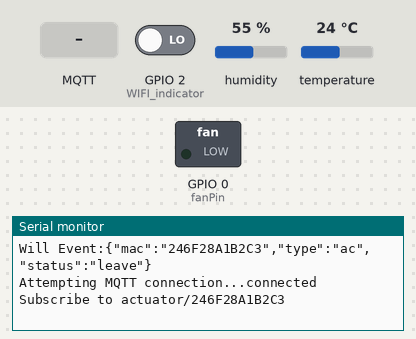
Recording of a program running on a simulated ESP8266 (NodeMCU). Parts: switched loads named in the program (green lamp = pin HIGH), the last lines printed to the serial monitor. The test bench sets the inputs (shaded band); at power-on: GPIO 2 (WIFI_indicator) LOW, humidity 55 %, temperature 24 °C. WiFi joins after 1.5 s; servers stay silent unless stated; no MQTT or app messages arrive unless stated.

Above: at 3.8 s.
3.9 s: MQTT message "on" arrives on the first subscribed topic
At 4.9 s:
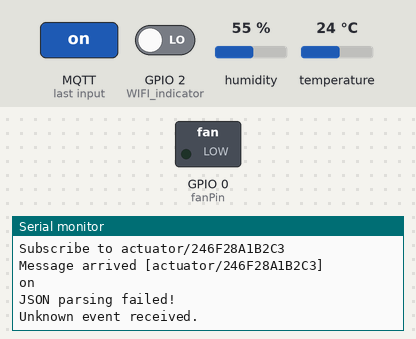
5.4 s: MQTT message "off" arrives on the first subscribed topic
At 6.2 s:
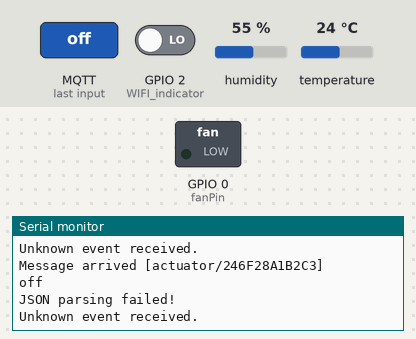

Measured:
- after the input at 3.9 s, the serial monitor: prints a new line at once (image 1)
- after the input at 5.4 s, the serial monitor: prints a new line at once (image 2)

The program:

main.cpp
```cpp
// AC_Node MAC:A0:20:A6:17:F4:25
#include <ESP8266WiFi.h>
#include <SimpleDHT.h>
#include <ESP8266WebServer.h>
#include <PubSubClient.h>
#include <ArduinoJson.h>

const char* ssid = "TP-LINK_PocketAP_287C0A";
const char* password = "";
const char* mqtt_server = "10.42.0.114"; //always this if using TPLINK

const char* NODE_NAME = "AC_NODE";

// Predefine handlers
WiFiClient espClient;
PubSubClient mqtt(espClient);
SimpleDHT11 dht11;

//Predefine pins
const int dhtPin = 5;
const int fanPin = 0;

//Predefine
String mac; //Official Arduino String Class.

char data_up_char[256];
int fanStatus = 0; // Fan is off when startup
int last_report_time = 0; //initialize last report time in millisecond

//Predefine MSG to MQTT
char JLP[32];
char SENSOR_TOPIC[32]; // Like: sensor/<macaddress>
char ACTUATOR_TOPIC[32]; // Like: sensor/<macaddress>

void connectWifi(){
  delay(1000); //debug
  Serial.print("Connecting to ");
  Serial.println(ssid);
  /* Explicitly set the ESP8266 to be a WiFi-client, otherwise, it by default,
     would try to act as both a client and an access-point and could cause
     network-issues with your other WiFi-devices on your WiFi-network. */
  WiFi.mode(WIFI_STA);
  WiFi.begin(ssid, password);

  while (WiFi.status() != WL_CONNECTED) {
    delay(200);
    digitalWrite(LED_BUILTIN, !digitalRead(BUILTIN_LED));
    Serial.print(".");
  }

  Serial.println("");
  Serial.println("WiFi connected");
  Serial.println("IP address: ");
  Serial.println(WiFi.localIP());

  mac = WiFi.macAddress();// return String
  mac.replace(String(':'), String()); // Remove All :
  String JOIN_LEAVE_TOPIC = "join_leave/"; //only be used locally
  JOIN_LEAVE_TOPIC.concat(mac);
  JOIN_LEAVE_TOPIC.toCharArray(JLP, 32);
  Serial.print("MAC address: ");
  Serial.println(mac);

  //Updating sensor and actuator topic
  String t = "sensor/";
  t.concat(mac);
  t.toCharArray(SENSOR_TOPIC, 32);

  String m = "actuator/";
  m.concat(mac);
  m.toCharArray(ACTUATOR_TOPIC, 32);
}

void reconnect() {
  // Loop until we're reconnected
  bool connect_result;

  // Prepare join event
  char join_buffer[128];
  StaticJsonBuffer<256> jsonBuffer; //only local
  JsonObject& join_event = jsonBuffer.createObject();
  join_event["mac"] = mac;
  join_event["type"] = "ac";
  join_event["status"] = "join";

  // Prepare joind and will json obj
  char will_buffer[128];
  JsonObject& will = jsonBuffer.createObject();
  will["mac"] = mac;
  will["type"] = "ac";
  will["status"] = "leave";

  will.printTo(will_buffer);
  join_event.printTo(join_buffer);

  Serial.print("Join Event:");
  Serial.println(join_buffer);

  Serial.print("Will Event:");
  Serial.println(will_buffer);

  while (!mqtt.connected()) {
    Serial.print("Attempting MQTT connection...");
    // Attempt to connect
    connect_result = mqtt.connect(NODE_NAME, JLP, 2, true, will_buffer);
    if (connect_result == true) {
      Serial.println("connected");
      // ... and subscribe to topic
      mqtt.subscribe(ACTUATOR_TOPIC);
      Serial.print("Subscribe to ");
      Serial.println(ACTUATOR_TOPIC);
      // report node join event
      mqtt.publish(JLP, join_buffer, true);
    } else {
      Serial.print("failed, rc=");
      Serial.print(mqtt.state());
      Serial.println(" try again in 5 seconds");
      // Wait 5 seconds before retrying
      delay(5000);
    }
  }
}

void onMsg(char* topic, byte* payload, unsigned int length) { //only command msg, like whoru, or settemperature
  Serial.print("Message arrived [");
  Serial.print(topic);
  Serial.println("] ");

  for (int i = 0; i < length; i++) {
    Serial.print((char)payload[i]);
  }
  Serial.println();
  StaticJsonBuffer<256> msgBuffer;
  JsonObject& root = msgBuffer.parseObject(payload);

  if (!root.success()) {
    Serial.println("JSON parsing failed!");
  }

  // No switch support.
  if(root["action"] == "on")
  {
    fanStatus = HIGH;
    Serial.println("Fan turned on");
  }else if(root["action"] == "off")
  {
    fanStatus = LOW;
    Serial.println("Fan turned off");
  }else{
    Serial.println("Unknown event received.");
  }
  digitalWrite(fanPin, fanStatus);

  Serial.println();
}

void report()
{
  byte temperature = 0;
  byte humidity = 0;
  int err = SimpleDHTErrSuccess;
  if ((err = dht11.read(dhtPin, &temperature, &humidity, NULL)) != SimpleDHTErrSuccess) {
    Serial.print("Communication error with Sensor 1, err="); Serial.println(err);
    return;
  }
   // converting Celsius to Fahrenheit
  byte f = temperature * 1.8 + 32;

  StaticJsonBuffer<256> jsonBuffer; //only local
  JsonObject& data_up = jsonBuffer.createObject(); // generate string, quote
  data_up["mac"] = mac; // tell python who I am
  data_up["type"] = "ac"; // tell python what node I am
  data_up["t"] = f;
  data_up["h"] = humidity;
  data_up.printTo(data_up_char); //dump json to output
  // output.toCharArray(data_up_char, 128);
  mqtt.publish(SENSOR_TOPIC, data_up_char);
}

void setup(void) {
  // pinMode(LED_BUILTIN, OUTPUT); // WIFI indicator
  // digitalWrite(LED_BUILTIN, LOW);

  pinMode(fanPin, OUTPUT); // control the fan
  Serial.begin(9600);
  Serial.println();
  Serial.println();
  Serial.println("System booting...");
  connectWifi();
  mqtt.setServer(mqtt_server, 1883);
  mqtt.setCallback(onMsg);

}

void loop()
{
  if (!mqtt.connected()) {
    reconnect();
  }

  mqtt.loop();

  if(millis() - last_report_time > 1000){
    report();
    last_report_time = millis(); // update last report time
  }
}
```
